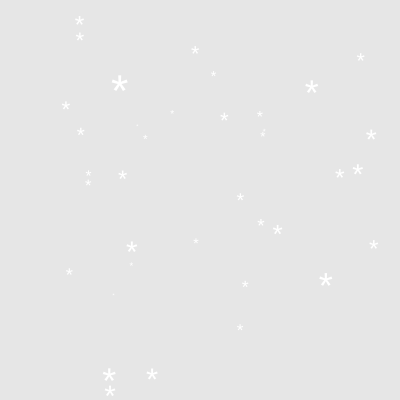
Frame 1 (no input)
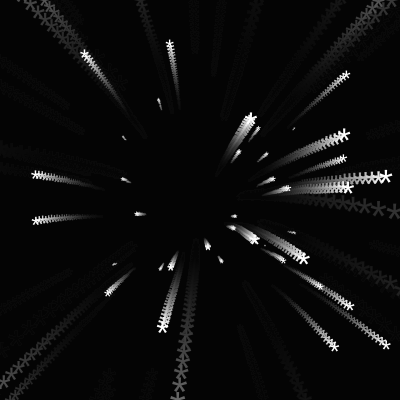
Frame 60 (no input)
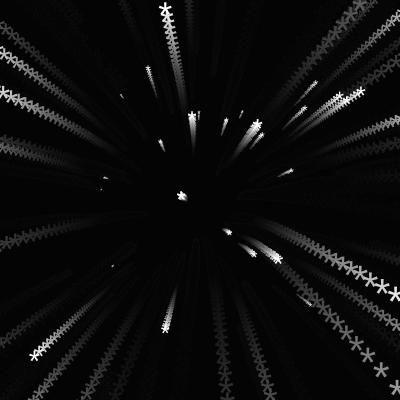
Frame 120 (the mouse pressed at the canvas centre since frame 60)

The p5.js sketch that drew these frames (run headless with seeded random() and noise() and a simulated clock; from frame 60 on, the mouse is pressed at the canvas centre):

// p5.js sketch
// ── sketch.js
let width = 400, height = 400;
let stars=[];
let factor = 100;
let speedSlider;

function setup() {
  createCanvas(width, height);
  speedSlider = createSlider(0,20,5);
  for(let i =0;i<50;i++){
    stars[i] = createVector(random(-width*factor , width*factor), random(-height*factor , height*factor), random(10,400)); //(xyz) 가짐, 속도로 활용
  }
}

function draw() {
  background(0,25);
  fill(255);

  translate(width/2, height/2);
  for(let star of stars){
    let x = star.x/star.z;
    let y = star.y/star.z;
  
    let d = map(star.z, 0, 400, 10, 1);
    textSize(d*5);
    text("*", x,y);
    //circle(x, y, d);

    star.z -= speedSlider.value();
    if(star.z<1){
      star.x = random(-width*factor , width*factor);
      star.y = random(-height*factor , height*factor);
      star.z = 400;
    }


  }
}
